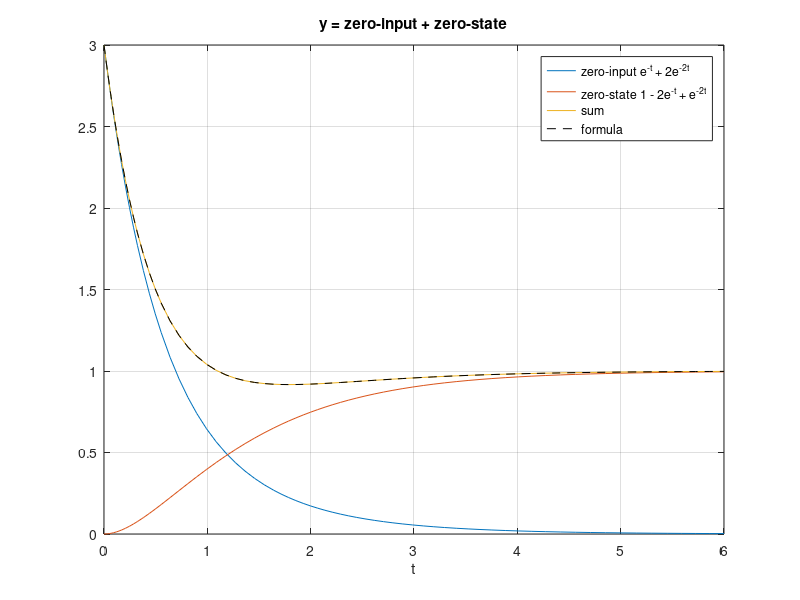
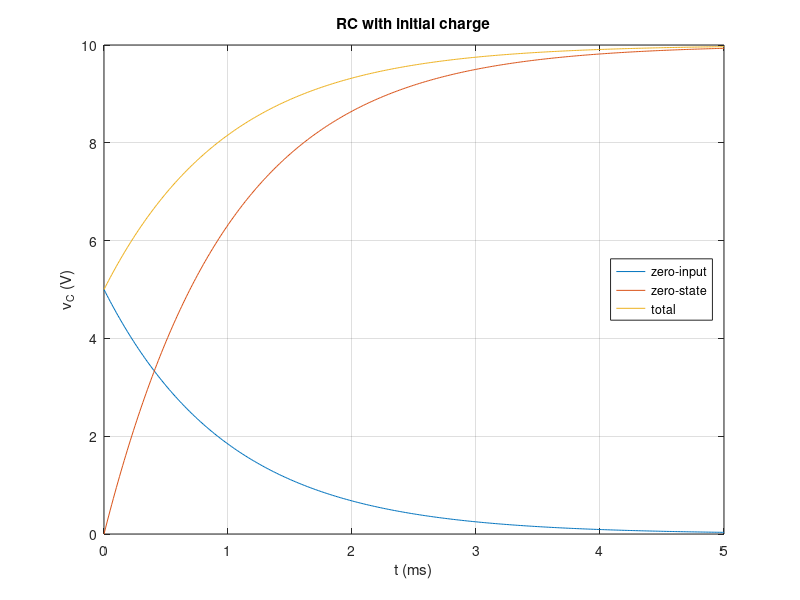

Write MATLAB code to recreate these figures, in order.
% Signals and Systems — The Unilateral Laplace Transform
%title: Initial Conditions: Zero-Input and Zero-State
%ar-title: الشروط الابتدائية: الدخل الصفري والحالة الصفرية
%lesson: ss-ch5-6
%course: signals-systems

%% Solve with ode45
%ar: y'' + 3y' + 2y = 2u(t) مع y(0) = 3 و y'(0) = −5. ode45 يحتاج نظامًا من الرتبة الأولى: y1 = y و y2 = y'.
f = @(t, y) [y(2); 2 - 3*y(2) - 2*y(1)];
[t, Y] = ode45(f, [0 6], [3; -5]);
yf = 1 - exp(-t) + 3*exp(-2*t);
fprintf('max error vs 1 - e^{-t} + 3e^{-2t}: %.2e\n', max(abs(Y(:,1) - yf)))
%check: max(abs(Y(:,1) - yf)) < 1e-3

%% Split into zero-input and zero-state
%ar: الدخل الصفري: نفس المعادلة بدون دخل ومع الشروط الابتدائية. الحالة الصفرية: الدخل مع شروط صفرية. مجموعهما الحل الكامل.
[t1, Yzi] = ode45(@(t, y) [y(2); -3*y(2) - 2*y(1)], t, [3; -5]);
[t2, Yzs] = ode45(f, t, [0; 0]);
plot(t, Yzi(:,1), t, Yzs(:,1), t, Yzi(:,1) + Yzs(:,1), t, yf, 'k--'); grid on; xlabel('t')
legend('zero-input e^{-t} + 2e^{-2t}', 'zero-state 1 - 2e^{-t} + e^{-2t}', 'sum', 'formula'); title('y = zero-input + zero-state')
fprintf('max |zi + zs - y| = %.2e\n', max(abs(Yzi(:,1) + Yzs(:,1) - yf)))
%check: max(abs(Yzi(:,1) + Yzs(:,1) - yf)) < 2e-3

%% The same with residue
%ar: من التحويل: Y = 2/(s(s+1)(s+2)) + (3s + 4)/((s+1)(s+2)). نجمعهما في كسر واحد ونستخدم residue.
num = conv([3 4], [1 0]) + [0 0 2]; den = conv([1 0], [1 3 2]);
[r, p] = residue(num, den);
fprintf('%+.4f / (s - (%g))\n', [r.'; p.'])

%%! Project idea: an RC circuit with a charged capacitor
%ar: مشروع: مكثف مشحون مبدئيًا 5 V، والمصدر 10 V يغلق عند t = 0. استخدم نفس الفكرة (دخل صفري + حالة صفرية) وارسم الجهد. قارنه بقراءات معمل الدوائر 2.
RC = 1e-3; v0 = 5; Vs = 10; t = linspace(0, 5e-3, 400);
vzi = v0*exp(-t/RC); vzs = Vs*(1 - exp(-t/RC));
figure; plot(t*1e3, vzi, t*1e3, vzs, t*1e3, vzi + vzs); grid on; xlabel('t (ms)'); ylabel('v_C (V)'); legend('zero-input', 'zero-state', 'total', 'Location', 'east'); title('RC with initial charge')
